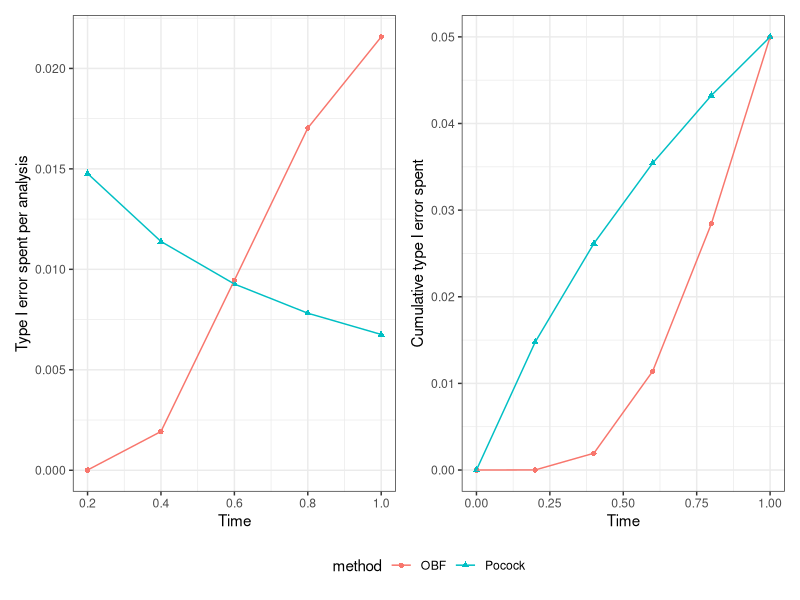
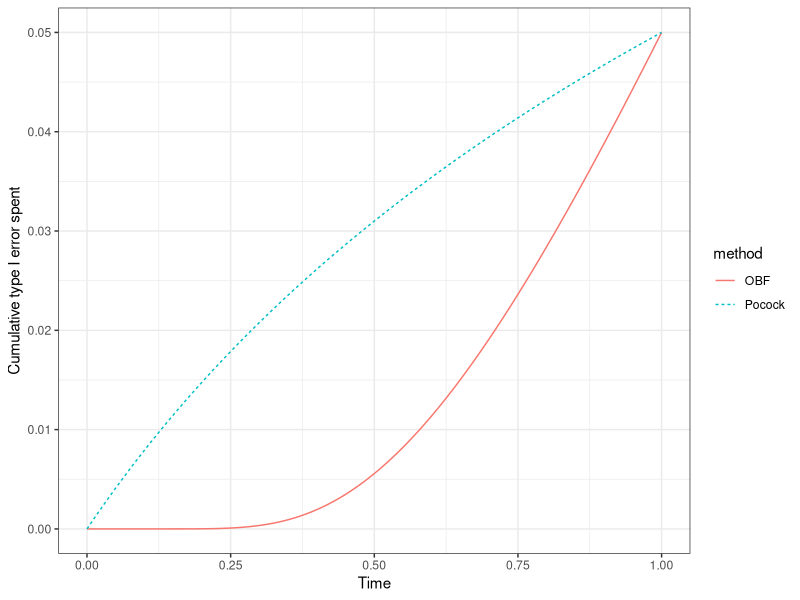
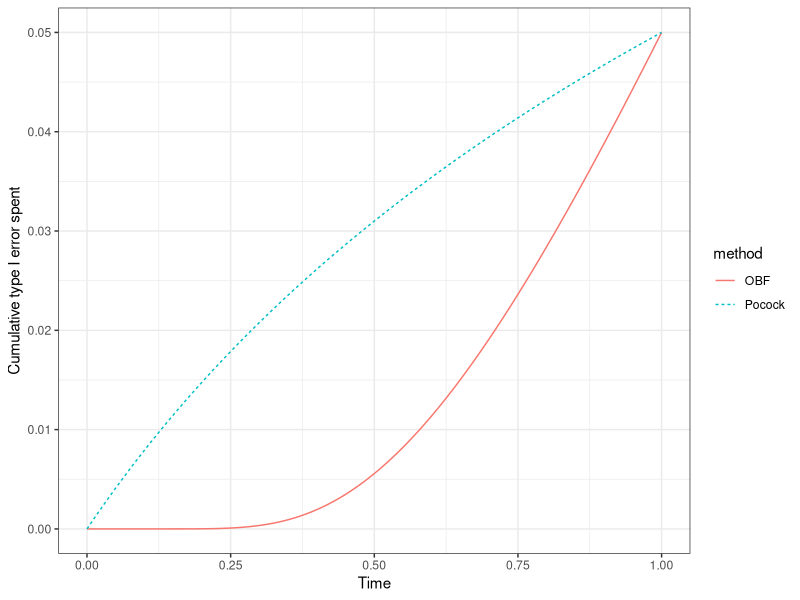

The R script that drew these images, in order:
## ---- chunk 1
library(tidyverse)
library(patchwork)

t_vals <- c(0, 0.2, 0.4, 0.6, 0.8, 1)
a1 <- 2 - 2*pnorm(qnorm(0.975)/sqrt(t_vals))
obf_spent <- diff(a1)

a2 <- 0.05*log(1 + (exp(1) - 1)*t_vals)
pocock_spent <- diff(a2)

p1 <- data.frame(time = rep(t_vals[-1], 2), 
           alpha = c(obf_spent, pocock_spent),
           method = rep(c("OBF", "Pocock"), each=5)) |>
  ggplot(aes(x = time, y = alpha, color = method, shape=method)) +
  geom_point() +
  geom_line() +
  theme_bw() +
  labs(x = "Time", y = "Type I error spent per analysis")

p2 <- data.frame(time = rep(t_vals, 2), 
           alpha = c(a1, a2),
           method = rep(c("OBF", "Pocock"), each=6)) |>
  ggplot(aes(x = time, y = alpha, color = method, shape=method)) +
  geom_point() +
  geom_line() +
  theme_bw() +
  labs(x = "Time", y = "Cumulative type I error spent")

p1 + p2 + plot_layout(guides = "collect") & theme(legend.position = 'bottom')
## ---- chunk 2

t_vals <- seq(0, 1, 0.01)
a1 <- 2 - 2*pnorm(qnorm(0.975)/sqrt(t_vals))

a2 <- 0.05*log(1 + (exp(1) - 1)*t_vals)

data.frame(time = rep(t_vals, 2), 
           alpha = c(a1, a2),
           method = rep(c("OBF", "Pocock"), each=length(t_vals))) |>
  ggplot(aes(x = time, y = alpha, color = method, lty=method)) +
  geom_line() +
  theme_bw() +
  labs(x = "Time", y = "Cumulative type I error spent")
## ---- chunk 3

t_vals <- seq(0, 1, 0.01)
a1 <- 2 - 2*pnorm(qnorm(0.975)/sqrt(t_vals))

a2 <- 0.05*log(1 + (exp(1) - 1)*t_vals)

data.frame(time = rep(t_vals, 2), 
           alpha = c(a1, a2),
           method = rep(c("OBF", "Pocock"), each=length(t_vals))) |>
  ggplot(aes(x = time, y = alpha, color = method, lty=method)) +
  geom_line() +
  theme_bw() +
  labs(x = "Time", y = "Cumulative type I error spent")
